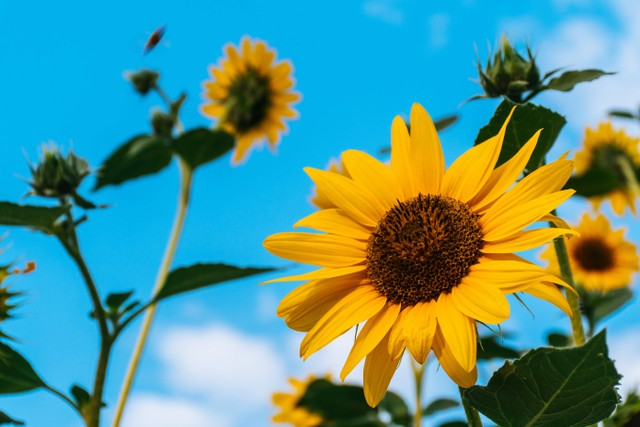
#> input picture gambar.jpg, 640 x 427 px
$ python praktikum3.4.py
#> lines starting #> are read from the running program, lines starting #| are printed output that depends on the picture; after the words box and inside, x2 and y2 are one past the last pixel; in counts of white or black regions, pixels touching at a corner belong together
# Percobaan 4 : Citra binary
import cv2
import numpy as np
from matplotlib import pyplot as plt

# Membaca gambar dalam mode grayscale(0)
img = cv2.imread('gambar.jpg',0)
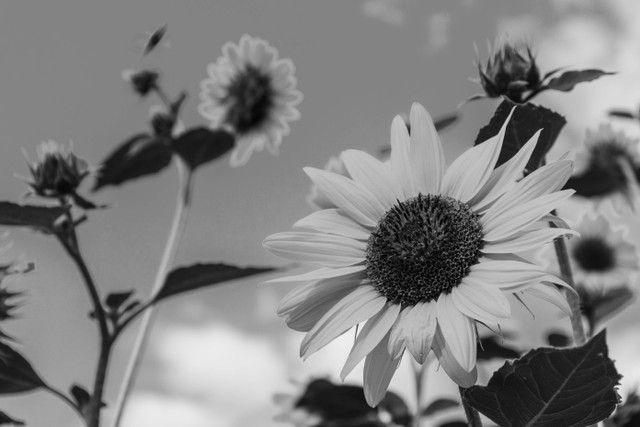
#> img: shape (427, 640); min 0, max 242, mean 129.5

'''
Melakukan Thresholding : menggunakan beberapa metode thresholding
yang berbeda untuk menghasilkan citra biner dari gambar.
Thresholding -> mengubah citra ke dalam bentuk citra biner
'''
ret,thresh1 = cv2.threshold(img,127,255,cv2.THRESH_BINARY)
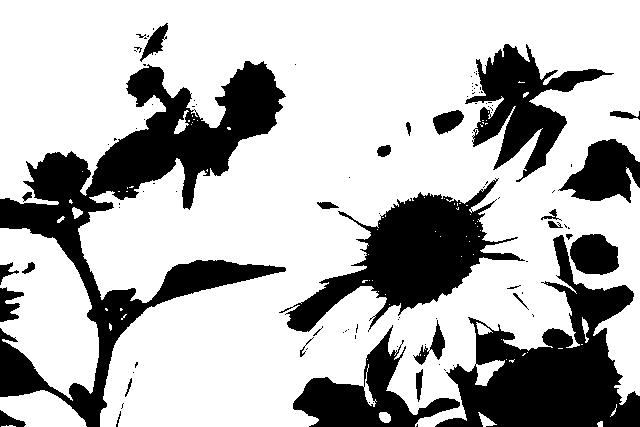
#> thresh1: shape (427, 640); 71.3% white; 106 black regions (78 under 20 px), largest, box (x1, y1, x2, y2) and area: (0, 61, 286, 427) 27406, (435, 235, 640, 427) 16660, (279, 178, 525, 332) 13121
ret,thresh2 = cv2.threshold(img,127,255,cv2.THRESH_BINARY)
ret,thresh3 = cv2.threshold(img, 127,255,cv2.THRESH_TRUNC)
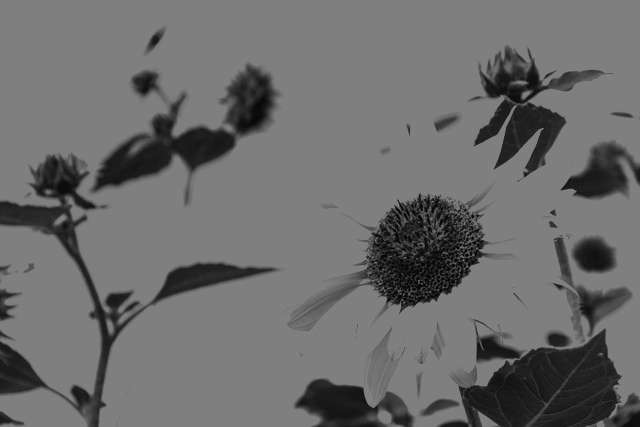
#> thresh3: shape (427, 640); min 0, max 127, mean 108.1
ret,thresh4 = cv2.threshold(img, 127,255,cv2.THRESH_TOZERO)
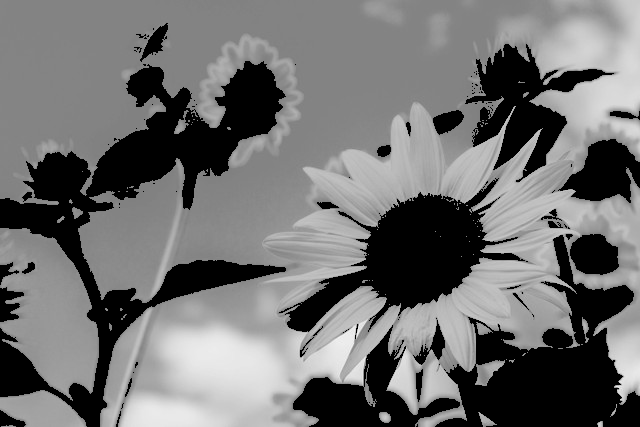
#> thresh4: shape (427, 640); min 0, max 242, mean 111.9
ret,thresh5 = cv2.threshold(img, 127,255,cv2.THRESH_TOZERO_INV)
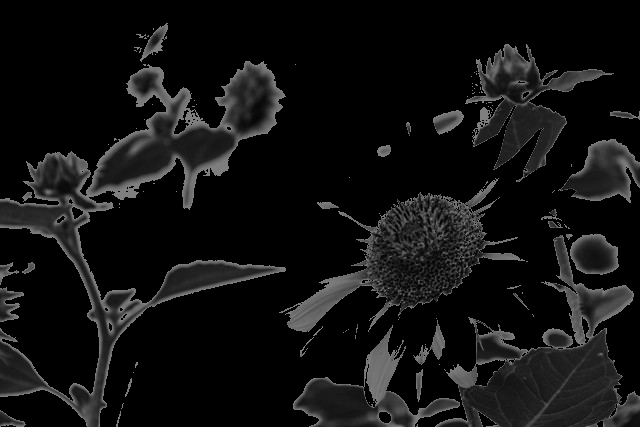
#> thresh5: shape (427, 640); min 0, max 127, mean 17.5

titles = ['Original Image','Binary','BINARY_INV','TRUNC','TOZERO','TOSERA_INV']
images = [img, thresh1, thresh2, thresh3, thresh4, thresh5]

for i in range(6):
    plt.subplot(2,3,i+1),plt.imshow(images[i],'gray')
    plt.title(titles[i])
    plt.xticks([]),plt.yticks([])
plt.show()
cv2.waitKey(0)
cv2.destroyAllWindows()

$ run again, with face-image.jpg copied over gambar.jpg
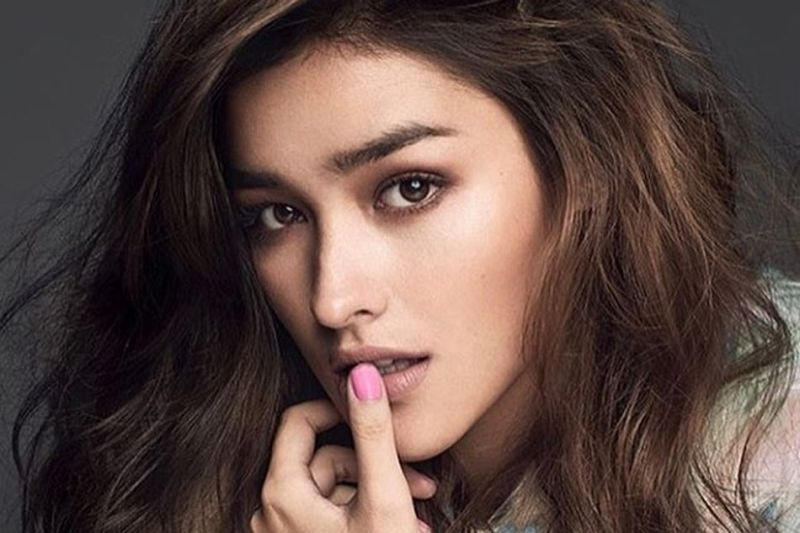
#> input picture face-image.jpg, 800 x 533 px
#> `ret,thresh1 = cv2.threshold(img,127,255,cv2.THRESH_BINARY)`:
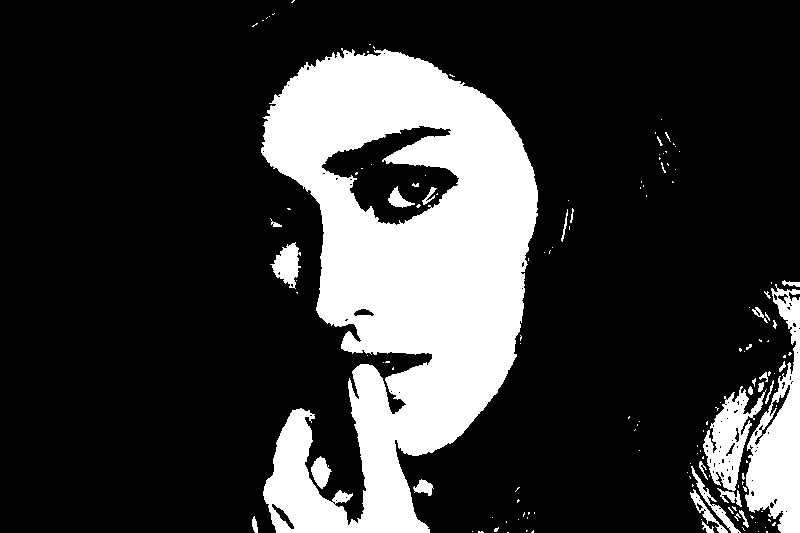
#> thresh1: shape (533, 800); 21.3% white; 144 white regions (114 under 20 px), largest, box (x1, y1, x2, y2) and area: (261, 48, 538, 533) 76858, (745, 284, 800, 533) 7011, (703, 386, 767, 491) 2822
#> `ret,thresh5 = cv2.threshold(img, 127,255,cv2.THRESH_TOZERO_INV)`:
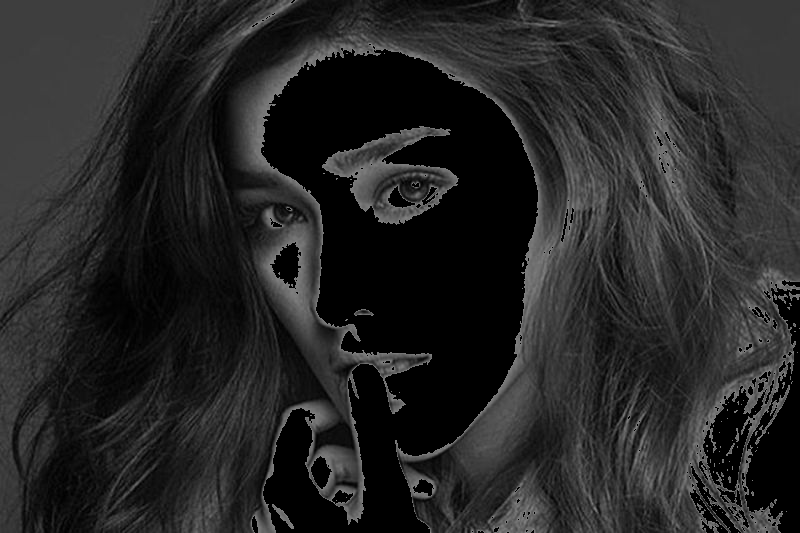
#> thresh5: shape (533, 800); min 0, max 127, mean 38.1

$ run again, with meting.jpg copied over gambar.jpg
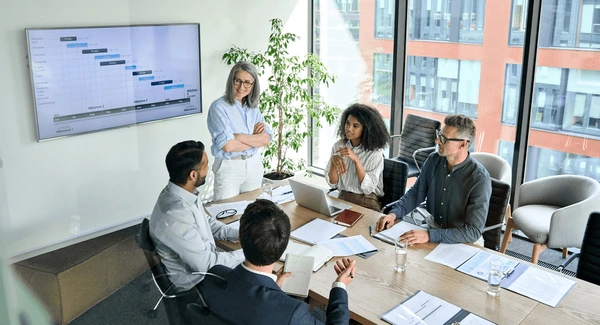
#> input picture meting.jpg, 600 x 325 px
#> `ret,thresh1 = cv2.threshold(img,127,255,cv2.THRESH_BINARY)`:
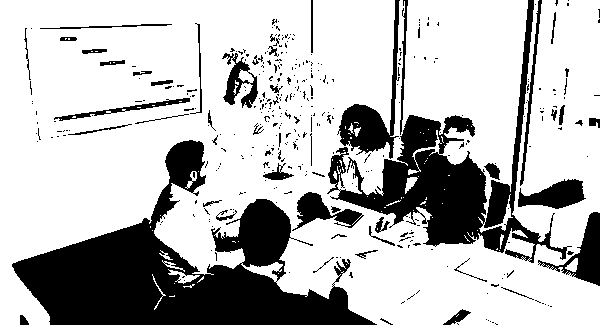
#> thresh1: shape (325, 600); 73.4% white; 377 black regions (321 under 20 px), largest, box (x1, y1, x2, y2) and area: (12, 140, 377, 325) 25803, (327, 0, 572, 263) 13272, (337, 0, 400, 159) 2384
#> `ret,thresh5 = cv2.threshold(img, 127,255,cv2.THRESH_TOZERO_INV)`:
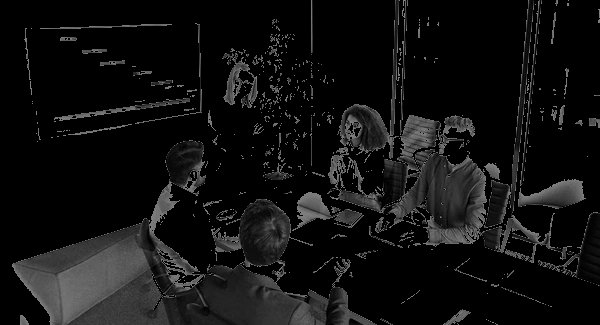
#> thresh5: shape (325, 600); min 0, max 127, mean 16.9

$ run again, with pegunungan.jpg copied over gambar.jpg
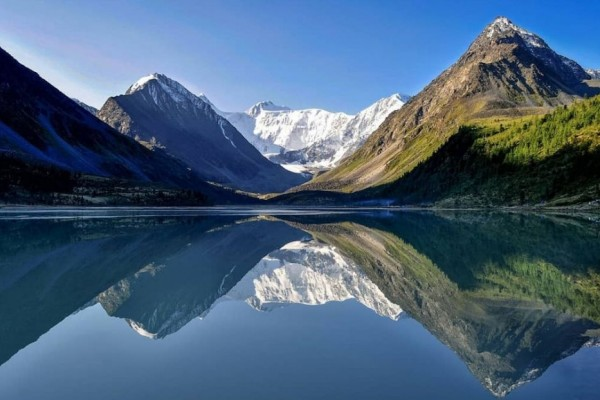
#> input picture pegunungan.jpg, 600 x 400 px
#> `ret,thresh1 = cv2.threshold(img,127,255,cv2.THRESH_BINARY)`:
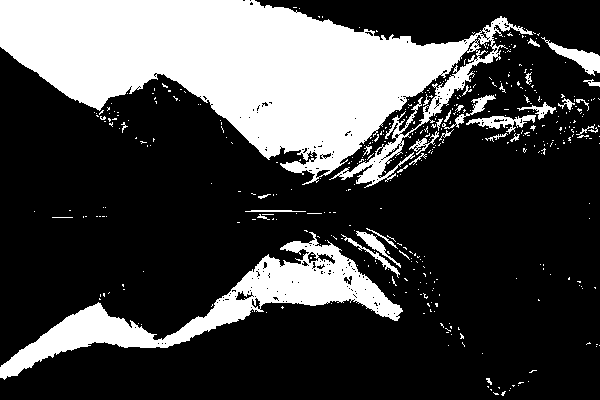
#> thresh1: shape (400, 600); 27.2% white; 429 white regions (392 under 20 px), largest, box (x1, y1, x2, y2) and area: (0, 0, 533, 188) 48415, (0, 232, 403, 380) 12180, (541, 37, 600, 76) 683
#> `ret,thresh5 = cv2.threshold(img, 127,255,cv2.THRESH_TOZERO_INV)`:
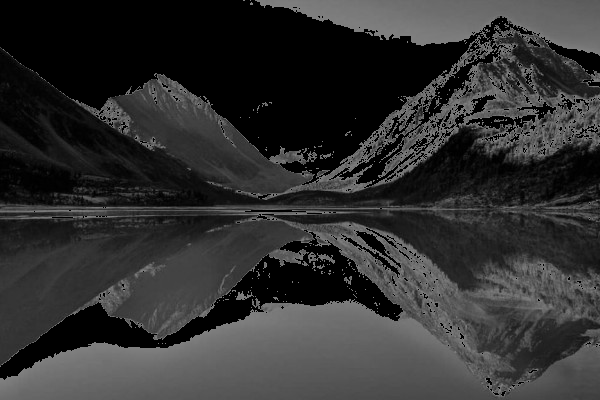
#> thresh5: shape (400, 600); min 0, max 127, mean 48.2
